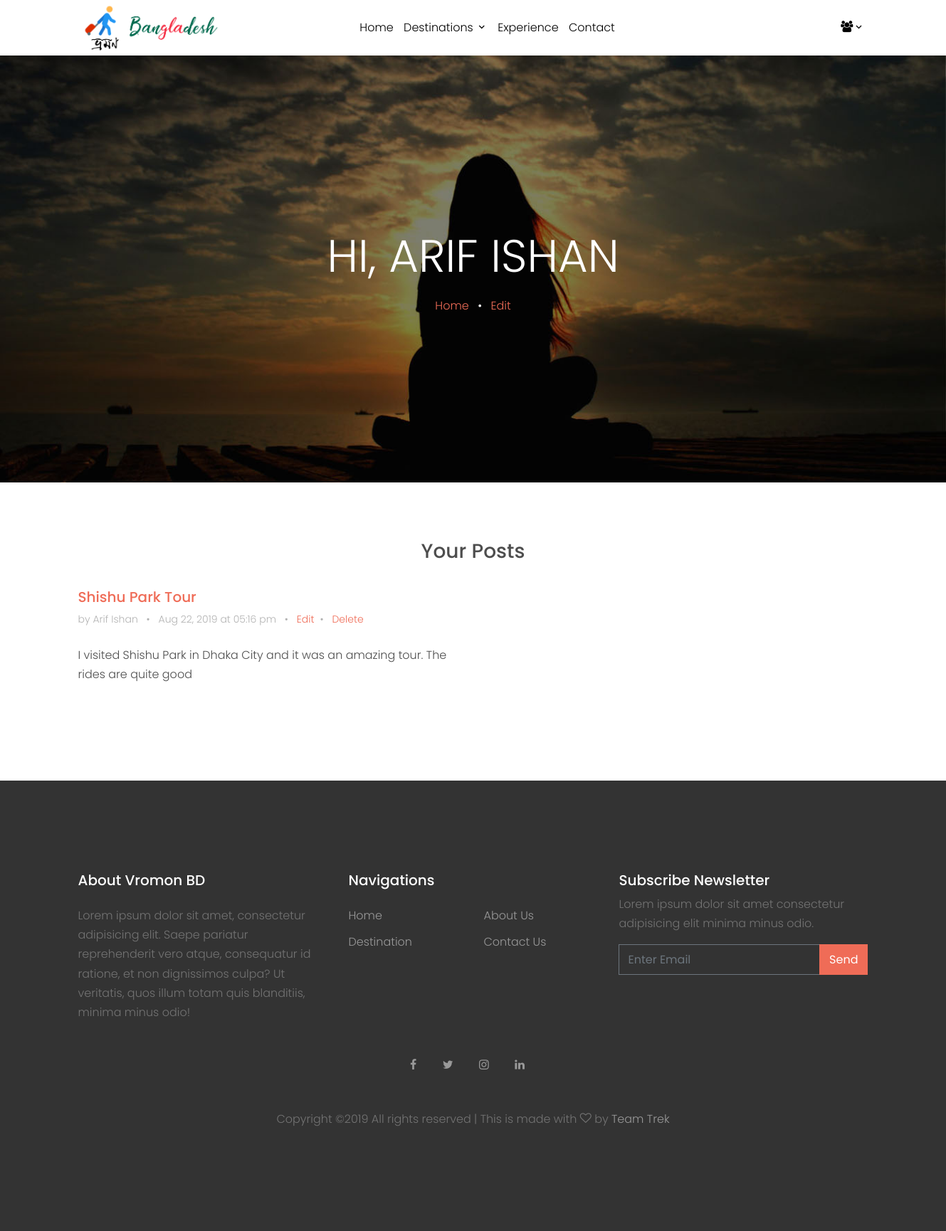
The page /profile.php (signed in) on the database its author committed.
### tables this page shows
CREATE TABLE `blogs` (
  `ID` int(11) NOT NULL,
  `UserID` int(11) NOT NULL,
  `Title` varchar(200) NOT NULL,
  `PlaceName` varchar(100) NOT NULL,
  `Description` text NOT NULL,
  `Tag` varchar(100) NOT NULL,
  `DateTime` varchar(30) NOT NULL
);

### profile.php (the view, shortened to what this page needs)
<?php
    include "zzz-dbConnect.php";
  ?>
<!DOCTYPE html>
<html lang="en">
  <head>
    <link rel="stylesheet" href="fonts/icomoon/style.css">
    <link rel="stylesheet" href="css/bootstrap.min.css">
    <link rel="stylesheet" href="css/magnific-popup.css">
    <link rel="stylesheet" href="css/jquery-ui.css">
    <link rel="stylesheet" href="css/owl.carousel.min.css">
    <link rel="stylesheet" href="css/owl.theme.default.min.css">
    <link rel="stylesheet" href="css/bootstrap-datepicker.css">
    <link rel="stylesheet" href="fonts/flaticon/font/flaticon.css">
    <link rel="stylesheet" href="https://cdn.jsdelivr.net/npm/mediaelement@4.2.7/build/mediaelementplayer.min.css">
    <link rel="stylesheet" href="css/aos.css">
    <link rel="stylesheet" href="css/style.css">
  </head>
  <body>
    <div class="site-wrap">
      <?php include'zzz-header.php';?>
      <div class="site-blocks-cover inner-page-cover" style="background-image: url(images/profile.jpg);" data-aos="fade" data-stellar-background-ratio="0.5">
        <div class="container">
          <div class="row align-items-center justify-content-center text-center">
            <div class="col-md-8" data-aos="fade-up" data-aos-delay="400">
              <h1 class="text-white font-weight-light"><?php
                  if( isset($_SESSION['ID'])) {
                    echo 'Hi, '. $_SESSION['firstname'].' '.$_SESSION['lastname'];
                    }
                  else{
                    echo "Please Login To View Your Profile";
                  }
               ?></h1>
              <div>
                <a href="index">Home</a> <span class="mx-2 text-white">&bullet;</span> <a href="edit_profile">Edit</a>
              </div>
            </div>
          </div>
        </div>
      </div>
      <?php if (isset($_SESSION['ID'])) {?>
      <div class="site-section">
        <div class="container">
          <div class="row mb-3 align-items-stretch">
            <?php
            $sql="SELECT * FROM blogs WHERE UserID = ". $_SESSION['ID'];
            $result= mysqli_query($link, $sql);
            $count = mysqli_num_rows($result);
            if($count>0){
              ?>
              <div class="col-12 text-center">
                <div class='h-entry'>
                  <h3 class="font-size-regular">Your Posts</h3><br>
                </div>
              </div>
              <?php
              while ($row = mysqli_fetch_array($result)) {?>
                <div class="col-md-6 col-lg-6 mb-4 mb-lg-4">
              <div class="h-entry">
                <h2 class="font-size-regular"><a href="blog?postID=<?php echo $row['ID']?>&postName=<?php echo $row['Title']?>"><?php echo $row['Title']?></a></h2>
                <div class="meta mb-4">by <?php echo $_SESSION['firstname'].' '.$_SESSION['lastname']?> <span class="mx-2">&bullet;</span> <?php echo $row['DateTime'];?> <span class="mx-2">&bullet;</span> <a href="postForm?edit=1&postID=<?php echo $row['ID']?>">Edit</a><span class="mx-2">&bullet;</span> <a href="postForm?delete=1&postID=<?php echo $row['ID']?>">Delete</a></div>
                <p><?php echo $row['Description']?></p>
                </div>
            </div>
            <?php
              }
            }
            ?>
          </div>
        </div>
      </div>
      <?php }?>
      <?php include "zzz-footer.php";?>
    </div>
  </body>
</html>

### css/style.css (style rules this page uses)
body { line-height: 1.7; color: #4d4d4d; font-weight: 300; font-size: 1rem; }
a { -webkit-transition: .3s all ease; -o-transition: .3s all ease; transition: .3s all ease; }
h1, h2, h3, h4, h5, .h1, .h2, .h3, .h4, .h5 { font-family: "Poppins", -apple-system, BlinkMacSystemFont, "Segoe UI", Roboto, "Helvetica Neue", Arial, sans-serif, "Apple Color Emoji", "Segoe UI Emoji", "Segoe UI Symbol", "Noto Color Emoji"; }
.site-wrap:before { -webkit-transition: .3s all ease-in-out; -o-transition: .3s all ease-in-out; transition: .3s all ease-in-out; background: rgba(0, 0, 0, 0.6); content: ""; position: absolute; z-index: 2000; top: 0; left: 0; right: 0; bottom: 0; opacity: 0; visibility: hidden; }
.site-section { padding: 2.5em 0; }
@media (min-width: 768px) { .site-section { padding: 5em 0; } }
.site-blocks-cover { background-size: cover; background-repeat: no-repeat; background-position: top; background-position: center center; }
.site-blocks-cover, .site-blocks-cover .row { min-height: 600px; height: calc(100vh - 73px); }
.site-blocks-cover.inner-page-cover, .site-blocks-cover.inner-page-cover .row { min-height: 600px; height: calc(30vh); }
.site-blocks-cover h1 { text-transform: uppercase; font-size: 4rem; font-weight: 900; color: #fff; line-height: 1.5; }
.h-entry .meta { color: #b3b3b3; font-size: 14px; }
.h-entry h2 { font-size: 20px; }

### rows shown on the page
blogs: Title "Shishu Park Tour", DateTime "Aug 22, 2019 at 05:16 pm", Description "I visited Shishu Park in Dhaka City and it was an amazing tour. The rides are quite good"

### other values the page prints
$_SESSION['firstname'] "ARIF"
$_SESSION['lastname'] "ISHAN"
